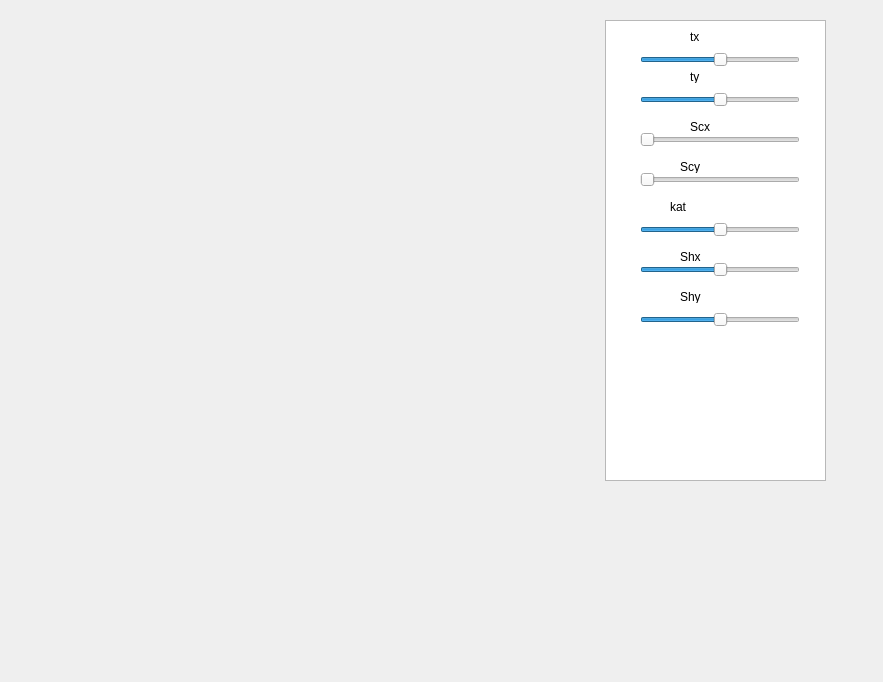
<?xml version="1.0" encoding="UTF-8"?>
<ui version="4.0">
 <class>MyWindow</class>
 <widget class="QMainWindow" name="MyWindow">
  <property name="geometry">
   <rect>
    <x>0</x>
    <y>0</y>
    <width>883</width>
    <height>682</height>
   </rect>
  </property>
  <property name="windowTitle">
   <string>MyWindow</string>
  </property>
  <widget class="QWidget" name="centralWidget">
   <widget class="QListView" name="listView">
    <property name="geometry">
     <rect>
      <x>605</x>
      <y>20</y>
      <width>221</width>
      <height>461</height>
     </rect>
    </property>
   </widget>
   <widget class="QSlider" name="horizontalSlider">
    <property name="geometry">
     <rect>
      <x>640</x>
      <y>50</y>
      <width>160</width>
      <height>19</height>
     </rect>
    </property>
    <property name="minimum">
     <number>-500</number>
    </property>
    <property name="maximum">
     <number>500</number>
    </property>
    <property name="orientation">
     <enum>Qt::Horizontal</enum>
    </property>
   </widget>
   <widget class="QSlider" name="horizontalSlider_2">
    <property name="geometry">
     <rect>
      <x>640</x>
      <y>90</y>
      <width>160</width>
      <height>19</height>
     </rect>
    </property>
    <property name="minimum">
     <number>-500</number>
    </property>
    <property name="maximum">
     <number>500</number>
    </property>
    <property name="orientation">
     <enum>Qt::Horizontal</enum>
    </property>
   </widget>
   <widget class="QSlider" name="horizontalSlider_3">
    <property name="geometry">
     <rect>
      <x>640</x>
      <y>130</y>
      <width>160</width>
      <height>19</height>
     </rect>
    </property>
    <property name="minimum">
     <number>0</number>
    </property>
    <property name="maximum">
     <number>100</number>
    </property>
    <property name="orientation">
     <enum>Qt::Horizontal</enum>
    </property>
   </widget>
   <widget class="QSlider" name="horizontalSlider_4">
    <property name="geometry">
     <rect>
      <x>640</x>
      <y>170</y>
      <width>160</width>
      <height>19</height>
     </rect>
    </property>
    <property name="minimum">
     <number>0</number>
    </property>
    <property name="maximum">
     <number>100</number>
    </property>
    <property name="orientation">
     <enum>Qt::Horizontal</enum>
    </property>
   </widget>
   <widget class="QSlider" name="horizontalSlider_5">
    <property name="geometry">
     <rect>
      <x>640</x>
      <y>220</y>
      <width>160</width>
      <height>19</height>
     </rect>
    </property>
    <property name="minimum">
     <number>-99</number>
    </property>
    <property name="orientation">
     <enum>Qt::Horizontal</enum>
    </property>
   </widget>
   <widget class="QSlider" name="horizontalSlider_6">
    <property name="geometry">
     <rect>
      <x>640</x>
      <y>260</y>
      <width>160</width>
      <height>19</height>
     </rect>
    </property>
    <property name="minimum">
     <number>-20</number>
    </property>
    <property name="maximum">
     <number>20</number>
    </property>
    <property name="orientation">
     <enum>Qt::Horizontal</enum>
    </property>
   </widget>
   <widget class="QSlider" name="horizontalSlider_7">
    <property name="geometry">
     <rect>
      <x>640</x>
      <y>310</y>
      <width>160</width>
      <height>19</height>
     </rect>
    </property>
    <property name="minimum">
     <number>-20</number>
    </property>
    <property name="maximum">
     <number>20</number>
    </property>
    <property name="orientation">
     <enum>Qt::Horizontal</enum>
    </property>
   </widget>
   <widget class="QLabel" name="label">
    <property name="geometry">
     <rect>
      <x>690</x>
      <y>30</y>
      <width>47</width>
      <height>13</height>
     </rect>
    </property>
    <property name="text">
     <string>&lt;html&gt;&lt;head/&gt;&lt;body&gt;&lt;p&gt;tx&lt;/p&gt;&lt;/body&gt;&lt;/html&gt;</string>
    </property>
   </widget>
   <widget class="QLabel" name="label_2">
    <property name="geometry">
     <rect>
      <x>690</x>
      <y>70</y>
      <width>47</width>
      <height>13</height>
     </rect>
    </property>
    <property name="text">
     <string>&lt;html&gt;&lt;head/&gt;&lt;body&gt;&lt;p&gt;ty&lt;/p&gt;&lt;/body&gt;&lt;/html&gt;</string>
    </property>
   </widget>
   <widget class="QLabel" name="label_3">
    <property name="geometry">
     <rect>
      <x>690</x>
      <y>120</y>
      <width>47</width>
      <height>13</height>
     </rect>
    </property>
    <property name="text">
     <string>&lt;html&gt;&lt;head/&gt;&lt;body&gt;&lt;p&gt;Scx&lt;/p&gt;&lt;/body&gt;&lt;/html&gt;</string>
    </property>
   </widget>
   <widget class="QLabel" name="label_4">
    <property name="geometry">
     <rect>
      <x>680</x>
      <y>160</y>
      <width>47</width>
      <height>13</height>
     </rect>
    </property>
    <property name="text">
     <string>&lt;html&gt;&lt;head/&gt;&lt;body&gt;&lt;p&gt;Scy&lt;/p&gt;&lt;/body&gt;&lt;/html&gt;</string>
    </property>
   </widget>
   <widget class="QLabel" name="label_5">
    <property name="geometry">
     <rect>
      <x>670</x>
      <y>200</y>
      <width>47</width>
      <height>13</height>
     </rect>
    </property>
    <property name="text">
     <string>&lt;html&gt;&lt;head/&gt;&lt;body&gt;&lt;p&gt;kat&lt;/p&gt;&lt;/body&gt;&lt;/html&gt;</string>
    </property>
   </widget>
   <widget class="QLabel" name="label_6">
    <property name="geometry">
     <rect>
      <x>680</x>
      <y>250</y>
      <width>47</width>
      <height>13</height>
     </rect>
    </property>
    <property name="text">
     <string>&lt;html&gt;&lt;head/&gt;&lt;body&gt;&lt;p&gt;Shx&lt;/p&gt;&lt;/body&gt;&lt;/html&gt;</string>
    </property>
   </widget>
   <widget class="QLabel" name="label_7">
    <property name="geometry">
     <rect>
      <x>680</x>
      <y>290</y>
      <width>47</width>
      <height>13</height>
     </rect>
    </property>
    <property name="text">
     <string>&lt;html&gt;&lt;head/&gt;&lt;body&gt;&lt;p&gt;Shy&lt;/p&gt;&lt;/body&gt;&lt;/html&gt;</string>
    </property>
   </widget>
  </widget>
 </widget>
 <layoutdefault spacing="6" margin="11"/>
 <resources/>
 <connections/>
</ui>
